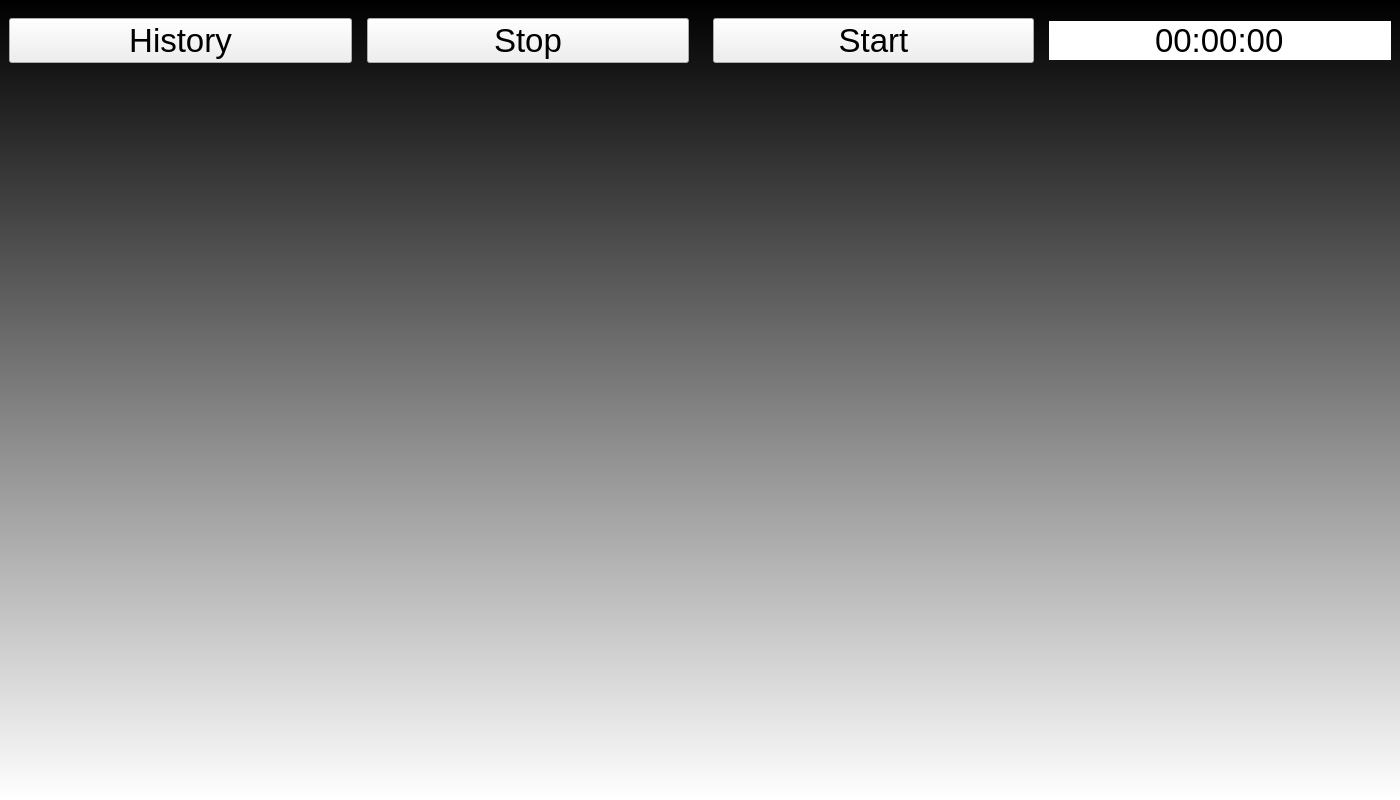
<?xml version="1.0" encoding="UTF-8"?>
<ui version="4.0">
 <class>Dialog</class>
 <widget class="QMainWindow" name="Dialog">
  <property name="geometry">
   <rect>
    <x>0</x>
    <y>0</y>
    <width>1400</width>
    <height>800</height>
   </rect>
  </property>
  <property name="windowTitle">
   <string>Dialog</string>
  </property>
  <widget class="QWidget" name="bgwidget">
   <property name="styleSheet">
    <string notr="true">QWidget#bgwidget{
background-color:qlineargradient(spread:pad,x1:0, y1:0, x2:0, y2:1, stop:0 rgba(0, 0, 0, 255), stop:1 rgba(255, 255, 255, 255));}</string>
   </property>
   <layout class="QVBoxLayout" name="verticalLayout">
    <item>
     <layout class="QHBoxLayout" name="horizontalLayout_2" stretch="1,2,1">
      <item>
       <widget class="QPushButton" name="back">
        <property name="sizePolicy">
         <sizepolicy hsizetype="Minimum" vsizetype="Maximum">
          <horstretch>0</horstretch>
          <verstretch>0</verstretch>
         </sizepolicy>
        </property>
        <property name="font">
         <font>
          <pointsize>25</pointsize>
         </font>
        </property>
        <property name="text">
         <string>History</string>
        </property>
       </widget>
      </item>
      <item>
       <widget class="QWidget" name="buttonsWidget" native="true">
        <property name="sizePolicy">
         <sizepolicy hsizetype="Preferred" vsizetype="Preferred">
          <horstretch>1</horstretch>
          <verstretch>0</verstretch>
         </sizepolicy>
        </property>
        <layout class="QHBoxLayout" name="horizontalLayout_3" stretch="0,0">
         <property name="leftMargin">
          <number>0</number>
         </property>
         <property name="topMargin">
          <number>0</number>
         </property>
         <property name="rightMargin">
          <number>0</number>
         </property>
         <property name="bottomMargin">
          <number>0</number>
         </property>
         <item>
          <widget class="QWidget" name="widget" native="true">
           <layout class="QHBoxLayout" name="horizontalLayout">
            <item>
             <widget class="QPushButton" name="stopButton">
              <property name="font">
               <font>
                <pointsize>25</pointsize>
               </font>
              </property>
              <property name="text">
               <string>Stop</string>
              </property>
             </widget>
            </item>
           </layout>
          </widget>
         </item>
         <item>
          <widget class="QWidget" name="widget_2" native="true">
           <layout class="QHBoxLayout" name="horizontalLayout_4">
            <item>
             <widget class="QPushButton" name="pauseButton">
              <property name="font">
               <font>
                <pointsize>25</pointsize>
               </font>
              </property>
              <property name="text">
               <string>Start</string>
              </property>
             </widget>
            </item>
           </layout>
          </widget>
         </item>
        </layout>
       </widget>
      </item>
      <item>
       <widget class="QLineEdit" name="timeDisplay">
        <property name="font">
         <font>
          <pointsize>25</pointsize>
         </font>
        </property>
        <property name="cursor">
         <cursorShape>ArrowCursor</cursorShape>
        </property>
        <property name="text">
         <string>00:00:00</string>
        </property>
        <property name="frame">
         <bool>false</bool>
        </property>
        <property name="alignment">
         <set>Qt::AlignCenter</set>
        </property>
        <property name="readOnly">
         <bool>true</bool>
        </property>
        <property name="placeholderText">
         <string>00:00:00</string>
        </property>
       </widget>
      </item>
     </layout>
    </item>
    <item>
     <widget class="QStackedWidget" name="stackedWidget"/>
    </item>
   </layout>
  </widget>
 </widget>
 <resources/>
 <connections/>
</ui>
